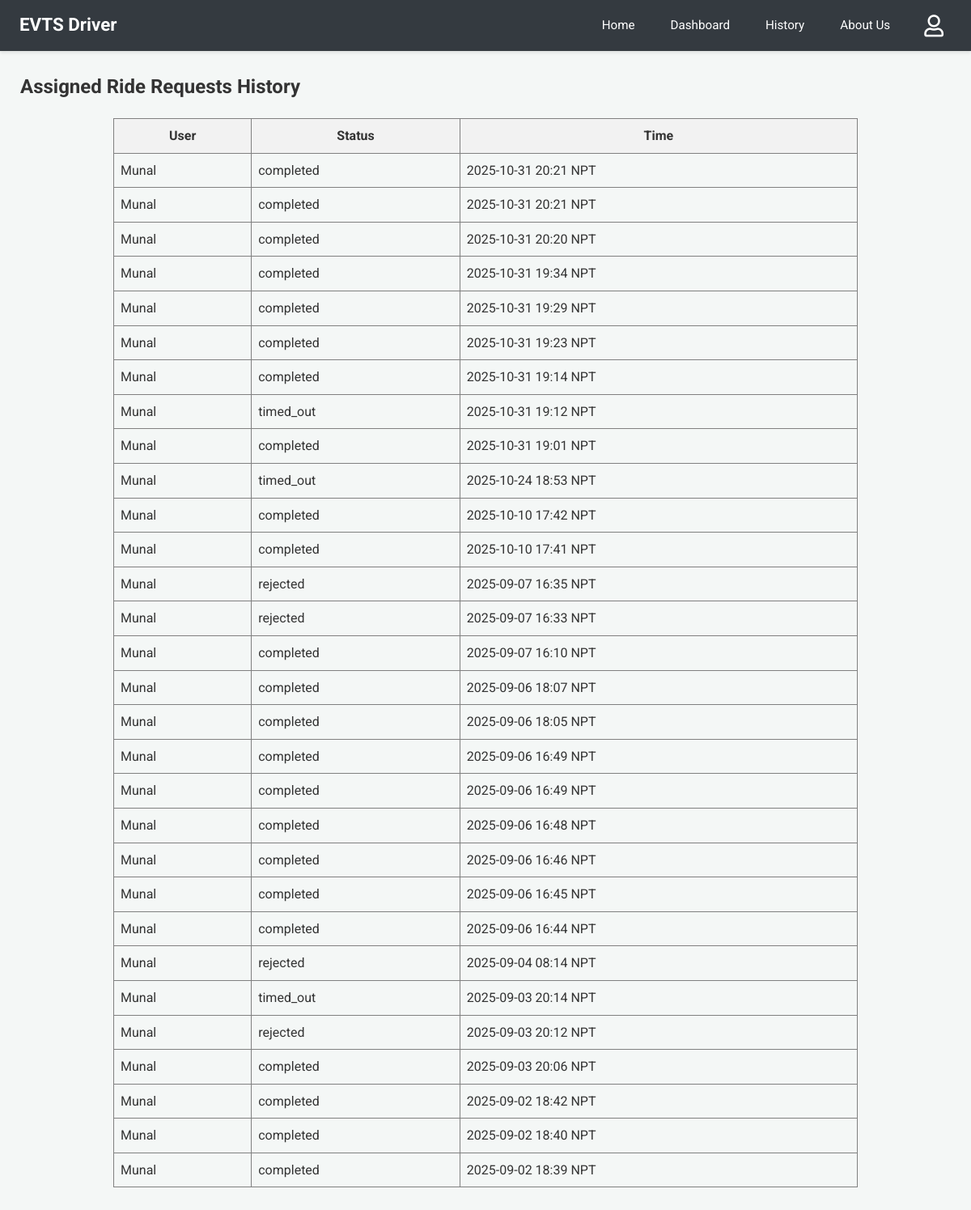
The page /driver-history (signed in) on the database as committed earlier.
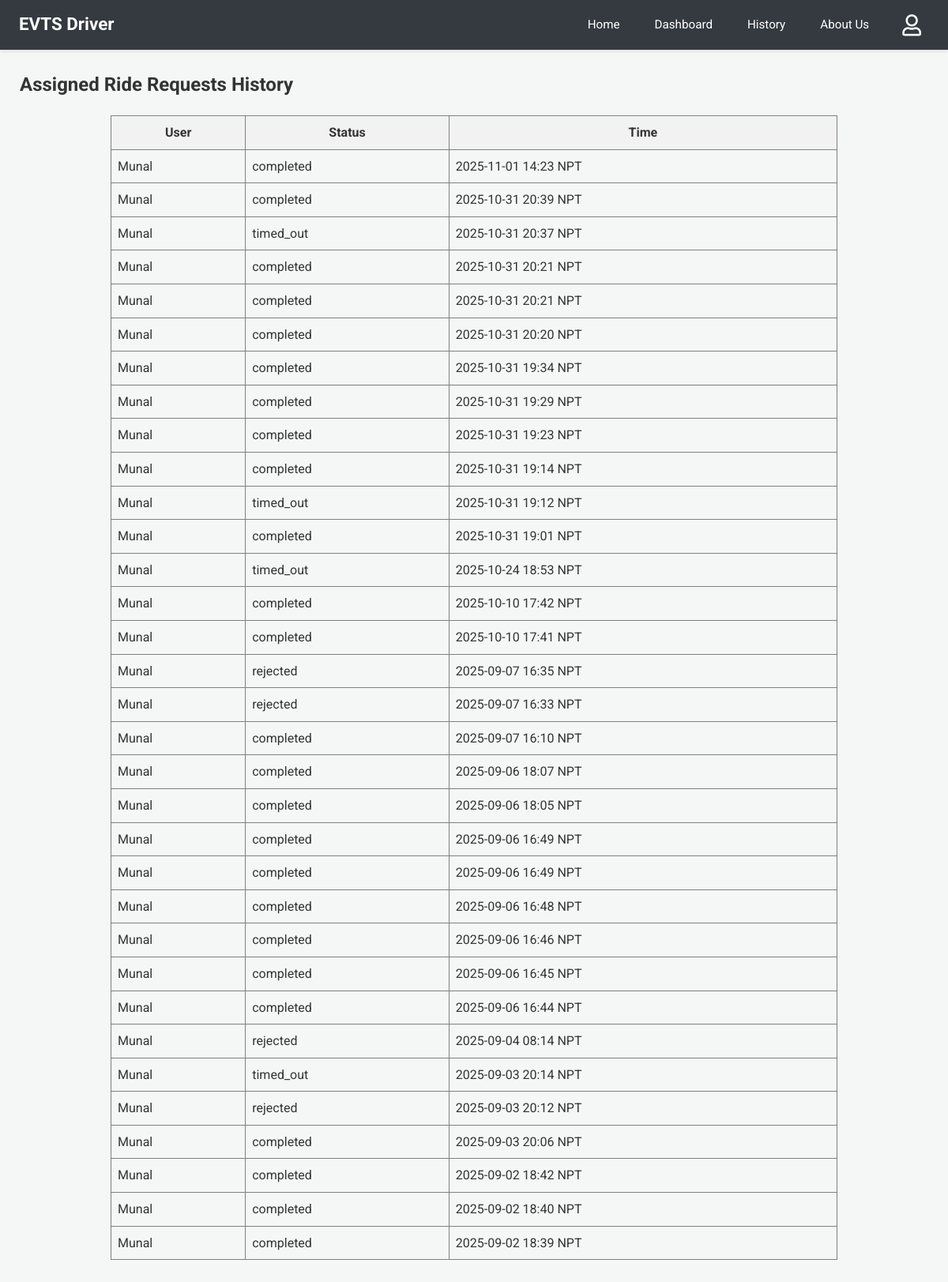
The same page on the database as committed later.
### app.py (models this page shows)
class User(db.Model):
    email = db.Column(db.String(120), primary_key=True)
    name = db.Column(db.String(100))
    phone = db.Column(db.String(15))
    password = db.Column(db.String(256)) # Increased length for hash
    latitude = db.Column(db.Float, nullable=True)
    longitude = db.Column(db.Float, nullable=True)

class RideRequest(db.Model):
    __tablename__ = 'ride_request'
    id = db.Column(db.Integer, primary_key=True)
    user_email = db.Column(db.String(100), nullable=False)
    driver_email = db.Column(db.String(100), nullable=False)
    user_latitude_at_request = db.Column(db.Float, nullable=True)
    user_longitude_at_request = db.Column(db.Float, nullable=True)
    timestamp = db.Column(db.DateTime, default=lambda: datetime.now(timezone.utc))
    status = db.Column(db.String(20), default='Pending')

### app.py (the view)
@app.route('/driver-history')
@login_required_driver
def driver_history():
    reqs_db = RideRequest.query.filter_by(driver_email=session['driver']).order_by(RideRequest.timestamp.desc()).all()
    s_reqs = [{'user_name': (User.query.get(r.user_email).name or r.user_email if User.query.get(r.user_email) else "N/A"),
               'status': r.status, 'timestamp': format_datetime_npt(r.timestamp)} for r in reqs_db]
    response = make_response(render_template('driver_history.html', requests=s_reqs))
    return add_no_cache_to_response(response)

### app.py (called while the page is built)
def format_datetime_npt(dt_utc):
    if dt_utc is None: return "N/A"
    if dt_utc.tzinfo is None or dt_utc.tzinfo.utcoffset(dt_utc) is None:
        dt_utc = dt_utc.replace(tzinfo=timezone.utc)
    else:
        dt_utc = dt_utc.astimezone(timezone.utc)
    dt_npt = dt_utc.astimezone(NPT)
    return dt_npt.strftime('%Y-%m-%d %H:%M NPT')

def login_required_driver(f):
    @wraps(f)
    def decorated_function(*args, **kwargs):
        if 'driver' not in session:
            return redirect(url_for('login', next=request.url))
        return f(*args, **kwargs)
    return decorated_function

def add_no_cache_to_response(response):
    response.headers["Cache-Control"] = "no-cache, no-store, must-revalidate, public, max-age=0"
    response.headers["Pragma"] = "no-cache"
    response.headers["Expires"] = "0"
    return response

### templates/driver_history.html
{% extends 'driver_base.html' %}
{% block content %}
<h2>Assigned Ride Requests History</h2>
{% if requests %}
<table border="1" cellpadding="8" cellspacing="0" style="border-collapse: collapse; width: 80%; margin: 20px auto;">
  <thead>
    <tr style="background-color: #f2f2f2;">
      <th>User</th>
      <th>Status</th>
      <th>Time</th>
    </tr>
  </thead>
  <tbody>
  {% for req in requests %}
  <tr>
    <td>{{ req.user_name }}</td>
    <td>{{ req.status }}</td>
    <td>{{ req.timestamp }}</td>
  </tr>
  {% endfor %}
  </tbody>
</table>
{% else %}
<p>You have no assigned ride request history.</p>
{% endif %}
{% endblock %}

Rows that differ between the two databases and show on the page:
added RideRequest: status "completed"
added RideRequest: status "completed"
added RideRequest: status "timed_out"
Other text that changed with them:
new list line: "Munal"
new list line: "2025-11-01 14:23 NPT"
new list line: "2025-10-31 20:39 NPT"
new list line: "2025-10-31 20:37 NPT"
